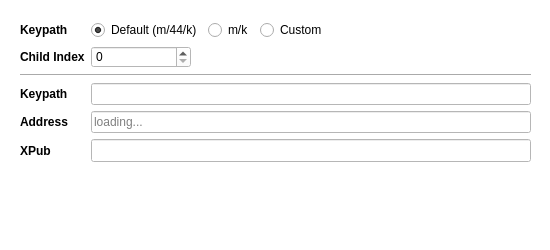
<?xml version="1.0" encoding="UTF-8"?>
<ui version="4.0">
 <class>GetAddressDialog</class>
 <widget class="QDialog" name="GetAddressDialog">
  <property name="geometry">
   <rect>
    <x>0</x>
    <y>0</y>
    <width>550</width>
    <height>250</height>
   </rect>
  </property>
  <property name="sizePolicy">
   <sizepolicy hsizetype="Fixed" vsizetype="Fixed">
    <horstretch>0</horstretch>
    <verstretch>0</verstretch>
   </sizepolicy>
  </property>
  <property name="minimumSize">
   <size>
    <width>550</width>
    <height>250</height>
   </size>
  </property>
  <property name="maximumSize">
   <size>
    <width>550</width>
    <height>250</height>
   </size>
  </property>
  <property name="sizeGripEnabled">
   <bool>false</bool>
  </property>
  <widget class="QWidget" name="bgWidget" native="true">
   <property name="enabled">
    <bool>true</bool>
   </property>
   <property name="geometry">
    <rect>
     <x>0</x>
     <y>0</y>
     <width>551</width>
     <height>251</height>
    </rect>
   </property>
   <property name="styleSheet">
    <string notr="true">background-color: rgb(255,255,255)</string>
   </property>
   <widget class="QWidget" name="formLayoutWidget">
    <property name="geometry">
     <rect>
      <x>0</x>
      <y>0</y>
      <width>551</width>
      <height>251</height>
     </rect>
    </property>
    <layout class="QFormLayout" name="formLayout">
     <property name="fieldGrowthPolicy">
      <enum>QFormLayout::ExpandingFieldsGrow</enum>
     </property>
     <property name="labelAlignment">
      <set>Qt::AlignLeading|Qt::AlignLeft|Qt::AlignVCenter</set>
     </property>
     <property name="formAlignment">
      <set>Qt::AlignLeading|Qt::AlignLeft|Qt::AlignTop</set>
     </property>
     <property name="leftMargin">
      <number>20</number>
     </property>
     <property name="topMargin">
      <number>20</number>
     </property>
     <property name="rightMargin">
      <number>20</number>
     </property>
     <property name="bottomMargin">
      <number>20</number>
     </property>
     <item row="0" column="0">
      <widget class="QLabel" name="label_3">
       <property name="font">
        <font>
         <weight>75</weight>
         <bold>true</bold>
        </font>
       </property>
       <property name="text">
        <string>Keypath</string>
       </property>
      </widget>
     </item>
     <item row="0" column="1">
      <layout class="QHBoxLayout" name="horizontalLayout">
       <property name="leftMargin">
        <number>0</number>
       </property>
       <property name="topMargin">
        <number>0</number>
       </property>
       <property name="bottomMargin">
        <number>0</number>
       </property>
       <item>
        <widget class="QRadioButton" name="kpDefault">
         <property name="text">
          <string>Default (m/44/k)</string>
         </property>
         <property name="checked">
          <bool>true</bool>
         </property>
        </widget>
       </item>
       <item>
        <widget class="QRadioButton" name="kpMK">
         <property name="text">
          <string>m/k</string>
         </property>
        </widget>
       </item>
       <item>
        <widget class="QRadioButton" name="kpCustom">
         <property name="text">
          <string>Custom</string>
         </property>
        </widget>
       </item>
      </layout>
     </item>
     <item row="1" column="0">
      <widget class="QLabel" name="label_2">
       <property name="font">
        <font>
         <weight>75</weight>
         <bold>true</bold>
        </font>
       </property>
       <property name="text">
        <string>Child Index</string>
       </property>
      </widget>
     </item>
     <item row="1" column="1">
      <widget class="QSpinBox" name="childIndex">
       <property name="minimumSize">
        <size>
         <width>100</width>
         <height>0</height>
        </size>
       </property>
      </widget>
     </item>
     <item row="2" column="0" colspan="2">
      <widget class="Line" name="line">
       <property name="orientation">
        <enum>Qt::Horizontal</enum>
       </property>
      </widget>
     </item>
     <item row="3" column="0">
      <widget class="QLabel" name="keypathLabel">
       <property name="font">
        <font>
         <weight>75</weight>
         <bold>true</bold>
        </font>
       </property>
       <property name="text">
        <string>Keypath</string>
       </property>
      </widget>
     </item>
     <item row="3" column="1">
      <widget class="QLineEdit" name="keypath">
       <property name="readOnly">
        <bool>false</bool>
       </property>
      </widget>
     </item>
     <item row="4" column="0">
      <widget class="QLabel" name="label_4">
       <property name="font">
        <font>
         <weight>75</weight>
         <bold>true</bold>
        </font>
       </property>
       <property name="text">
        <string>Address</string>
       </property>
      </widget>
     </item>
     <item row="4" column="1">
      <widget class="QLineEdit" name="address">
       <property name="readOnly">
        <bool>true</bool>
       </property>
       <property name="placeholderText">
        <string>loading...</string>
       </property>
      </widget>
     </item>
     <item row="5" column="0">
      <widget class="QLabel" name="label_5">
       <property name="font">
        <font>
         <weight>75</weight>
         <bold>true</bold>
        </font>
       </property>
       <property name="text">
        <string>XPub</string>
       </property>
      </widget>
     </item>
     <item row="5" column="1">
      <widget class="QLineEdit" name="xpub">
       <property name="font">
        <font>
         <pointsize>10</pointsize>
        </font>
       </property>
       <property name="readOnly">
        <bool>true</bool>
       </property>
      </widget>
     </item>
    </layout>
   </widget>
  </widget>
 </widget>
 <resources/>
 <connections/>
</ui>
